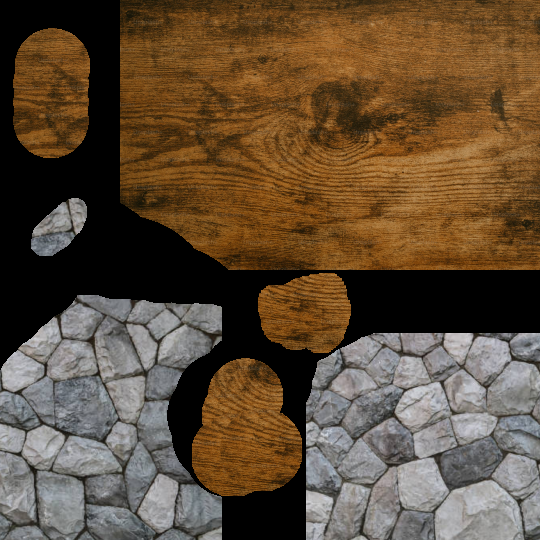
#> input picture examples/input.png, 540 x 540 px
$ python uv_pad_nearest.py --input ../examples/input.png --output out.png
#> lines starting #> are read from the running program, lines starting #| are printed output that depends on the picture; after the words box and inside, x2 and y2 are one past the last pixel; in counts of white or black regions, pixels touching at a corner belong together
#> in main, img is the input picture: shape (540, 540, 4); mean B, G, R, A 55.5, 76.7, 96.2, 199.1
from pathlib import Path
import argparse

import cv2
import numpy as np


# ============================================================
# CORE
# ============================================================

def uv_pad_nearest(
    img_rgba: np.ndarray,
    pad_radius: int,
) -> np.ndarray:
    """
    UV padding by copying color from nearest island pixel
    (Voronoi-style, no blur, no diffusion)
    """
#> called with pad_radius = 64
    rgb = img_rgba[:, :, :3]
    alpha = img_rgba[:, :, 3]
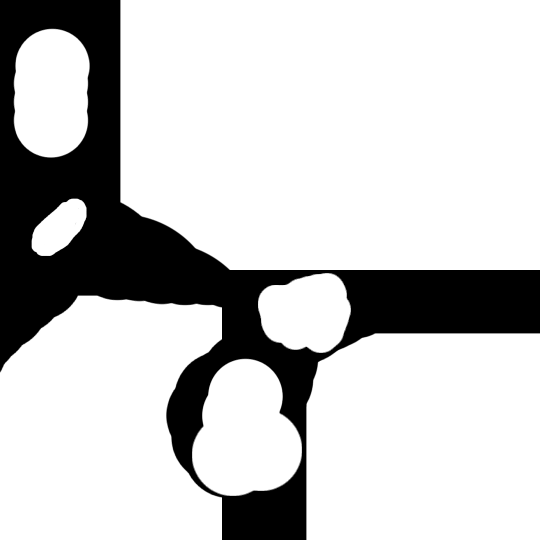
#> alpha: shape (540, 540); min 0, max 255, mean 199.1

    # island mask: 1 = island, 0 = background
    mask = (alpha > 0).astype(np.uint8)
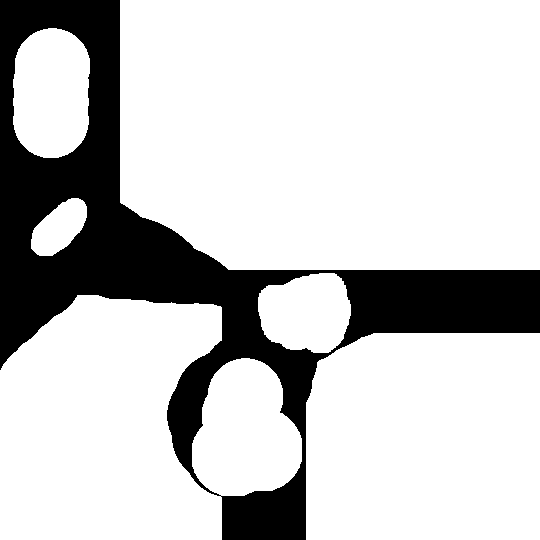
#> mask: shape (540, 540); values 0 (black) and 1 (white), 78.6% white; 1 black region, box (x1, y1, x2, y2) and area: (0, 0, 540, 540) 62262

    # distance to nearest island pixel (in pixel units)
    dist, labels = cv2.distanceTransformWithLabels(
        1 - mask,
        cv2.DIST_L2,
        5,
        labelType=cv2.DIST_LABEL_PIXEL,
    )
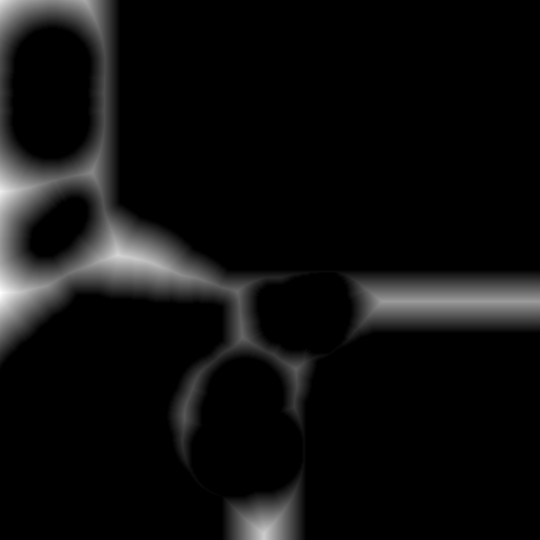
#> dist: shape (540, 540) float32; min 0, max 52.6, mean 3.1; drawn with min black and max white
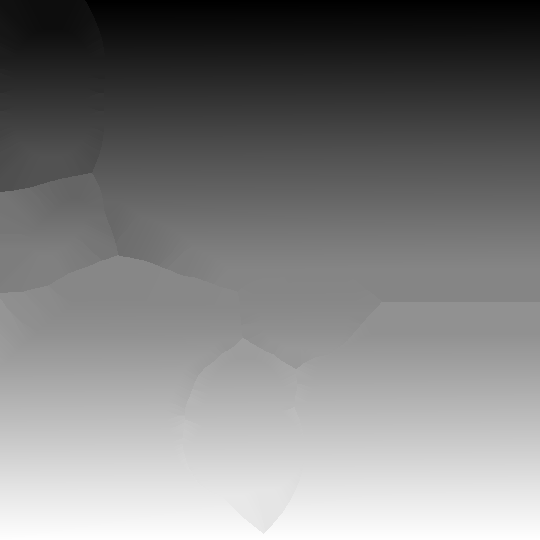
#> labels: shape (540, 540) int32; min 1, max 229338, mean 114296.1; drawn with min black and max white

    # map: label -> representative island pixel coordinate
    island_coords = np.column_stack(np.where(mask == 1))
#> island_coords = 229338 pairs, first value 0 to 539, second value 0 to 539
    label_to_coord = {}

    for y, x in island_coords:
        label = labels[y, x]
        if label not in label_to_coord:
            label_to_coord[label] = (y, x)
#> after the loop, label_to_coord = 229338 items

    out = rgb.copy()

    # fill padding region
    ys, xs = np.where((alpha == 0) & (dist <= pad_radius))
    for y, x in zip(ys, xs):
        label = labels[y, x]
        coord = label_to_coord.get(label)
        if coord is None:
            continue

        iy, ix = coord
        out[y, x] = rgb[iy, ix]
#> this loop made 62262 passes
#> (label, iy, ix) on passes 1 to 3: (14900, 35, 30), (14900, 35, 30), (14900, 35, 30)
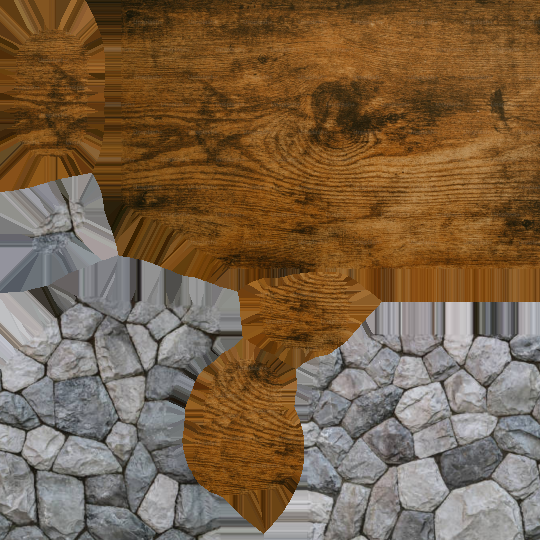
#> out: shape (540, 540, 3); mean B, G, R 71.1, 97.6, 121.9

    # output with solid alpha
    alpha_out = np.full_like(alpha, 255)
    return np.dstack([out, alpha_out])


# ============================================================
# CLI
# ============================================================

def parse_args() -> argparse.Namespace:
    parser = argparse.ArgumentParser(
        description="UV padding using nearest island pixels"
    )
    parser.add_argument(
        "-i", "--input",
        required=True,
        type=Path,
        help="Input RGBA image",
    )
    parser.add_argument(
        "-o", "--output",
        required=True,
        type=Path,
        help="Output image path",
    )
    parser.add_argument(
        "--pad-radius",
        type=int,
        default=64,
        help="Padding radius in pixels",
    )
    return parser.parse_args()


def main() -> None:
    args = parse_args()

    img = cv2.imread(str(args.input), cv2.IMREAD_UNCHANGED)
    if img is None or img.ndim != 3 or img.shape[2] != 4:
        raise RuntimeError("Input image must be RGBA")

    result = uv_pad_nearest(
        img_rgba=img,
        pad_radius=args.pad_radius,
    )

    args.output.parent.mkdir(parents=True, exist_ok=True)
    cv2.imwrite(str(args.output), result)


if __name__ == "__main__":
    main()
